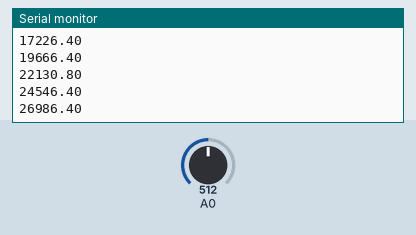
The sketch below on a simulated Arduino Uno, built with avr-gcc and run on an emulated ATmega328P. Shown: the last lines printed to the serial monitor. The inputs (shaded band) are chosen by the test bench; at power-on: A0 = 512.

Above: at 1.2 s.
1.3 s: A0 set to 716
At 1.32 s:
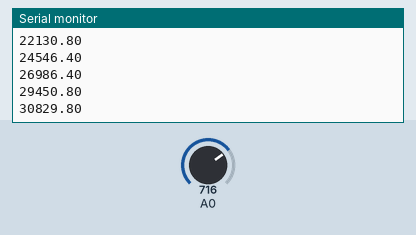
2.8 s: A0 set to 900
At 2.83 s:
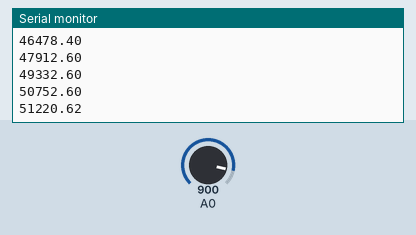
Timing chart, 0 to 5.8 s (numbered marks = the images above; inputs shaded):
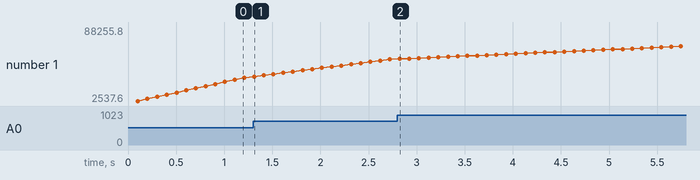

The sketch:

pid_test.ino
```cpp
float setpoint = 100;  // Desired speed (RPM)
float measured_value = 0;  // Current speed
float error, last_error;
float integral, derivative;
float Kp = 2.0, Ki = 0.5, Kd = 1.0;  // Tune these values
float output;
unsigned long last_time;

void setup() {
  Serial.begin(9600);
  last_time = millis();
}

void loop() {
  // Read sensor value (simulate with random for example)
  measured_value = analogRead(A0) * 0.1;  // Example conversion

  // Compute error
  error = setpoint - measured_value;

  // Compute integral term
  integral += error * (millis() - last_time);

  // Compute derivative term
  derivative = (error - last_error) / (millis() - last_time);

  // Compute PID output
  output = (Kp * error) + (Ki * integral) + (Kd * derivative);

  // Apply output to motor (simulate by printing)
  Serial.println(output);

  // Update variables
  last_error = error;
  last_time = millis();

  delay(100);  // Small delay for stability
}
```

Measured:
- after the input at 1.3 s, the serial monitor: prints a new line at once (image 1)
- plotted number 1: 29450.8 → 50752.6 after the input at 1.3 s
